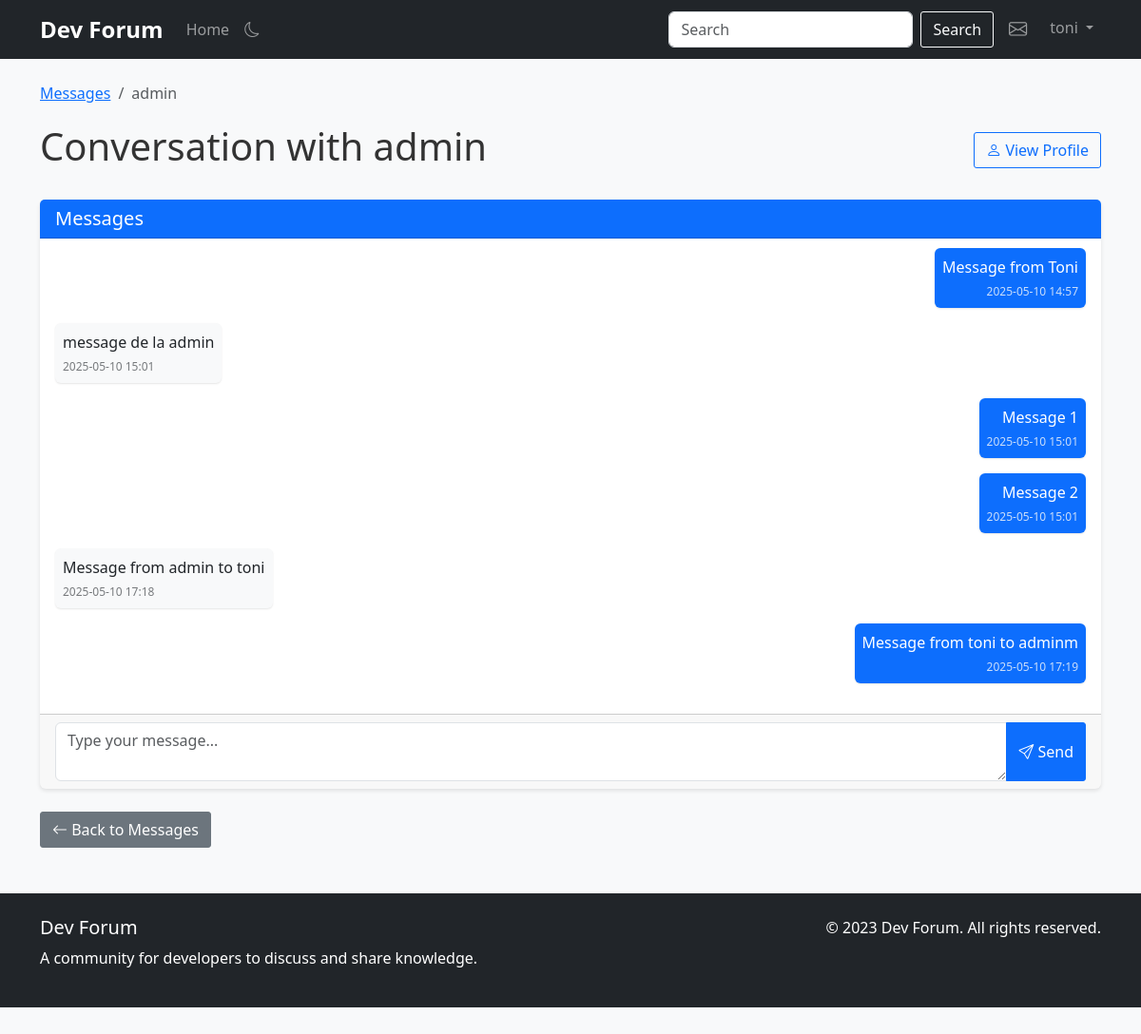
The app's page /messages/admin (signed in) with its own data.
### app.py (models this page shows, shortened)
class User(db.Model, UserMixin):
    id = db.Column(db.Integer, primary_key=True)
    username = db.Column(db.String(80), unique=True, nullable=False, index=True)
    email = db.Column(db.String(120), unique=True, nullable=False, index=True)
    password_hash = db.Column(db.String(128))
    bio = db.Column(db.Text, nullable=True)
    join_date = db.Column(db.DateTime, default=datetime.utcnow, index=True)
    is_admin = db.Column(db.Boolean, default=False)
    posts = db.relationship('Post', backref='author', lazy='dynamic', cascade='all, delete-orphan')
    comments = db.relationship('Comment', backref='author', lazy='dynamic', cascade='all, delete-orphan')

class Message(db.Model):
    id = db.Column(db.Integer, primary_key=True)
    content = db.Column(db.Text, nullable=False)
    created_at = db.Column(db.DateTime, default=datetime.utcnow, index=True)
    is_read = db.Column(db.Boolean, default=False)
    sender_id = db.Column(db.Integer, db.ForeignKey('user.id'), nullable=False, index=True)
    recipient_id = db.Column(db.Integer, db.ForeignKey('user.id'), nullable=False, index=True)
    sender = db.relationship('User', foreign_keys=[sender_id], backref=db.backref('sent_messages', lazy='dynamic'))
    recipient = db.relationship('User', foreign_keys=[recipient_id], backref=db.backref('received_messages', lazy='dynamic'))

### app.py (the view, shortened to what this page needs)
@app.route('/messages/<username>', methods=['GET', 'POST'])
@login_required
def conversation(username):
    user = User.query.filter_by(username=username).first_or_404()
    messages = Message.query.filter(
        ((Message.sender_id == current_user.id) & (Message.recipient_id == user.id)) |
        ((Message.sender_id == user.id) & (Message.recipient_id == current_user.id))
    ).order_by(Message.created_at).all()
    unread_messages = Message.query.filter_by(
        sender_id=user.id,
        recipient_id=current_user.id,
        is_read=False
    ).all()
    for message in unread_messages:
        message.is_read = True
    db.session.commit()
    return render_template('conversation.html', user=user, messages=messages)

### app.py (called while the page is built)
@app.template_filter('nl2br')
def nl2br(value):
    if value:
        value = str(value)
        return Markup(value.replace('\n', '<br>'))
    return value

@login_manager.user_loader
def load_user(user_id):
    return User.query.get(int(user_id))

### templates/conversation.html (shortened to what this page needs)
{% extends "base.html" %}
{% block content %}
<div class="row">
    <div class="col-md-12">
        <nav aria-label="breadcrumb">
            <ol class="breadcrumb">
                <li class="breadcrumb-item"><a href="{{ url_for('messages') }}">Messages</a></li>
                <li class="breadcrumb-item active" aria-current="page">{{ user.username }}</li>
            </ol>
        </nav>
        <div class="d-flex justify-content-between align-items-center mb-4">
            <h1>Conversation with {{ user.username }}</h1>
            <a href="{{ url_for('profile', username=user.username) }}" class="btn btn-outline-primary">
                <i class="bi bi-person"></i> View Profile
            </a>
        </div>
        <div class="card mb-4">
            <div class="card-header bg-primary text-white">
                <h5 class="mb-0">Messages</h5>
            </div>
            <div class="card-body p-0">
                <div class="messages-container p-3" style="max-height: 500px; overflow-y: auto;">
                    {% for message in messages %}
                    <div class="message mb-3 {% if message.sender_id == current_user.id %}text-end{% endif %}">
                        <div class="message-bubble d-inline-block p-2 rounded {% if message.sender_id == current_user.id %}bg-primary text-white{% else %}bg-light{% endif %}" style="max-width: 75%;">
                            <div class="message-content">
                                {{ message.content|nl2br }}
                            </div>
                            <div class="message-time small text-{% if message.sender_id == current_user.id %}light{% else %}muted{% endif %}">
                                {{ message.created_at.strftime('%Y-%m-%d %H:%M') }}
                            </div>
                        </div>
                    </div>
                    {% else %}
                    <div class="text-center p-3">
                        <p class="mb-0">No messages yet. Start the conversation!</p>
                    </div>
                    {% endfor %}
                </div>
            </div>
            <div class="card-footer">
                <form method="post" action="{{ url_for('conversation', username=user.username) }}">
                    <div class="input-group">
                        <textarea class="form-control" name="content" placeholder="Type your message..." rows="2" required></textarea>
                        <button class="btn btn-primary" type="submit">
                            <i class="bi bi-send"></i> Send
                        </button>
                    </div>
                </form>
            </div>
        </div>
        <div class="mt-3">
            <a href="{{ url_for('messages') }}" class="btn btn-secondary">
                <i class="bi bi-arrow-left"></i> Back to Messages
            </a>
        </div>
    </div>
</div>
{% endblock %}

### templates/base.html (shortened to what this page needs)
<!DOCTYPE html>
<html lang="en">
<head>
    <link href="https://cdn.jsdelivr.net/npm/bootstrap@5.3.0-alpha1/dist/css/bootstrap.min.css" rel="stylesheet">
    <link rel="stylesheet" href="https://cdn.jsdelivr.net/npm/bootstrap-icons@1.10.3/font/bootstrap-icons.css">
    <link rel="stylesheet" href="https://cdn.jsdelivr.net/npm/prismjs@1.29.0/themes/prism.min.css">
    <link rel="stylesheet" href="https://cdn.jsdelivr.net/npm/prismjs@1.29.0/plugins/line-numbers/prism-line-numbers.min.css">
    <link rel="stylesheet" href="{{ url_for('static', filename='css/style.css') }}">
</head>
<body>
    <nav class="navbar navbar-expand-lg navbar-dark bg-dark">
        <div class="container">
            <a class="navbar-brand" href="{{ url_for('index') }}">Dev Forum</a>
            <div class="collapse navbar-collapse" id="navbarNav">
                <ul class="navbar-nav me-auto">
                    <li class="nav-item">
                        <a class="nav-link" href="{{ url_for('index') }}">Home</a>
                    </li>
                </ul>
                <form class="d-flex me-2" action="{{ url_for('search') }}" method="get">
                    <input class="form-control me-2" type="search" name="query" placeholder="Search" aria-label="Search">
                    <button class="btn btn-outline-light" type="submit">Search</button>
                </form>
                <ul class="navbar-nav">
                    {% if current_user.is_authenticated %}
                    <li class="nav-item me-2">
                        <a class="nav-link position-relative" href="{{ url_for('messages') }}">
                            <i class="bi bi-envelope"></i>
                        </a>
                    </li>
                    <li class="nav-item dropdown">
                        <a class="nav-link dropdown-toggle" href="#" id="navbarDropdown" role="button" data-bs-toggle="dropdown" aria-expanded="false">
                            {{ current_user.username }}
                        </a>
                    </li>
                    {% endif %}
                </ul>
            </div>
        </div>
    </nav>
    <div class="container mt-4">
        {% block content %}{% endblock %}
    </div>
    <footer class="bg-dark text-white mt-5 py-4">
        <div class="container">
            <div class="row">
                <div class="col-md-6">
                    <h5>Dev Forum</h5>
                    <p>A community for developers to discuss and share knowledge.</p>
                </div>
                <div class="col-md-6 text-md-end">
                    <p>&copy; 2023 Dev Forum. All rights reserved.</p>
                </div>
            </div>
        </div>
    </footer>
</body>
</html>

### static/css/style.css (style rules this page uses)
body { font-family: 'Segoe UI', Tahoma, Geneva, Verdana, sans-serif; background-color: #f8f9fa; color: #333; }
.navbar-brand { font-weight: bold; font-size: 1.5rem; }
.nav-link .bi-envelope { font-size: 1.2rem; }
.card { box-shadow: 0 2px 4px rgba(0, 0, 0, 0.1); border: none; margin-bottom: 20px; }
.card-header { font-weight: bold; }
footer { margin-top: 50px; }
.breadcrumb { background-color: transparent; padding: 0; margin-bottom: 20px; }
.btn { border-radius: 3px; }
.messages-container { display: flex; flex-direction: column; }
.message { margin-bottom: 15px; }
.message-bubble { border-radius: 18px; padding: 10px 15px; max-width: 75%; word-wrap: break-word; box-shadow: 0 1px 2px rgba(0, 0, 0, 0.1); }
.message.text-end .message-bubble { border-bottom-right-radius: 5px; background-color: #007bff; color: white; }
.message:not(.text-end) .message-bubble { border-bottom-left-radius: 5px; background-color: #f1f1f1; }
.message-time { font-size: 0.75rem; margin-top: 5px; opacity: 0.8; }

### records on screen
User: username "toni"
User: username "admin"
Message: content "Message from Toni", created_at "2025-05-10 14:57"
Message: content "message de la admin", created_at "2025-05-10 15:01"
Message: content "Message 1", created_at "2025-05-10 15:01"
Message: content "Message 2", created_at "2025-05-10 15:01"
Message: content "Message from admin to toni", created_at "2025-05-10 17:18"
Message: content "Message from toni to adminm", created_at "2025-05-10 17:19"
